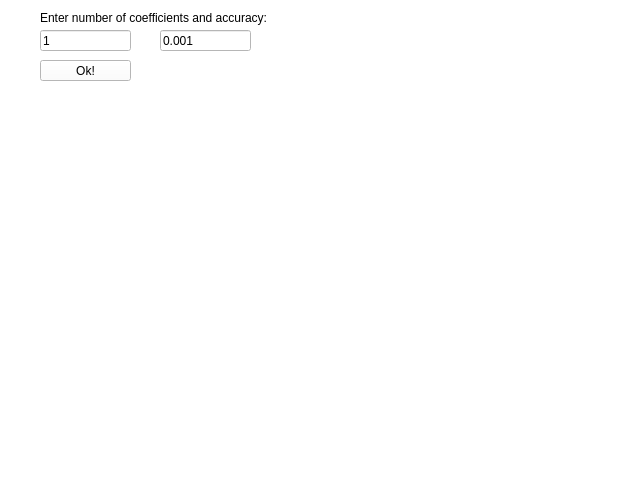
<?xml version="1.0" encoding="UTF-8"?>
<ui version="4.0">
 <class>MainWindow</class>
 <widget class="QMainWindow" name="MainWindow">
  <property name="geometry">
   <rect>
    <x>0</x>
    <y>0</y>
    <width>640</width>
    <height>480</height>
   </rect>
  </property>
  <property name="windowTitle">
   <string>MainWindow</string>
  </property>
  <property name="styleSheet">
   <string notr="true">background: white;
color: black;
text-align: center</string>
  </property>
  <widget class="QWidget" name="centralWidget">
   <widget class="QLabel" name="label0">
    <property name="geometry">
     <rect>
      <x>40</x>
      <y>10</y>
      <width>231</width>
      <height>16</height>
     </rect>
    </property>
    <property name="styleSheet">
     <string notr="true">color: black;</string>
    </property>
    <property name="text">
     <string>Enter number of coefficients and accuracy:</string>
    </property>
   </widget>
   <widget class="QLineEdit" name="lineEditNumberOfCoefficients">
    <property name="geometry">
     <rect>
      <x>40</x>
      <y>30</y>
      <width>91</width>
      <height>21</height>
     </rect>
    </property>
    <property name="styleSheet">
     <string notr="true"/>
    </property>
    <property name="text">
     <string>1</string>
    </property>
   </widget>
   <widget class="QPushButton" name="pushButtonNumberOfCoefficients">
    <property name="geometry">
     <rect>
      <x>40</x>
      <y>60</y>
      <width>91</width>
      <height>21</height>
     </rect>
    </property>
    <property name="text">
     <string>Ok!</string>
    </property>
   </widget>
   <widget class="QLineEdit" name="lineEditAccuracy">
    <property name="geometry">
     <rect>
      <x>160</x>
      <y>30</y>
      <width>91</width>
      <height>21</height>
     </rect>
    </property>
    <property name="text">
     <string>0.001</string>
    </property>
   </widget>
  </widget>
  <widget class="QStatusBar" name="statusBar"/>
 </widget>
 <layoutdefault spacing="6" margin="11"/>
 <resources/>
 <connections/>
</ui>
